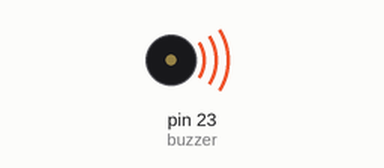
This sketch was run on a simulated Arduino Mega 2560, built with avr-gcc and run on an emulated ATmega2560. Shown: buzzer (waves = sounding, pin HIGH).

Above: at 0.05 s.
Timing chart, 0 to 3.0 s (numbered marks = the images above):
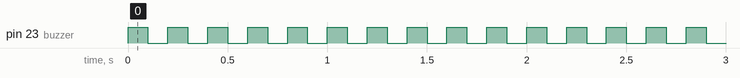

The sketch:

Buzzer_Module.ino
```cpp
#define buzzer 23
void setup() {
  pinMode(buzzer,OUTPUT);
  digitalWrite(buzzer,HIGH);
  Serial.begin(9600);
}

void loop() {
  digitalWrite(buzzer,HIGH);
  delay(100);
  digitalWrite(buzzer,LOW);
  delay(100);
}
```

Measured:
- by itself, pin 23 (buzzer): alternates HIGH for 0.10 s and LOW for 0.10 s
